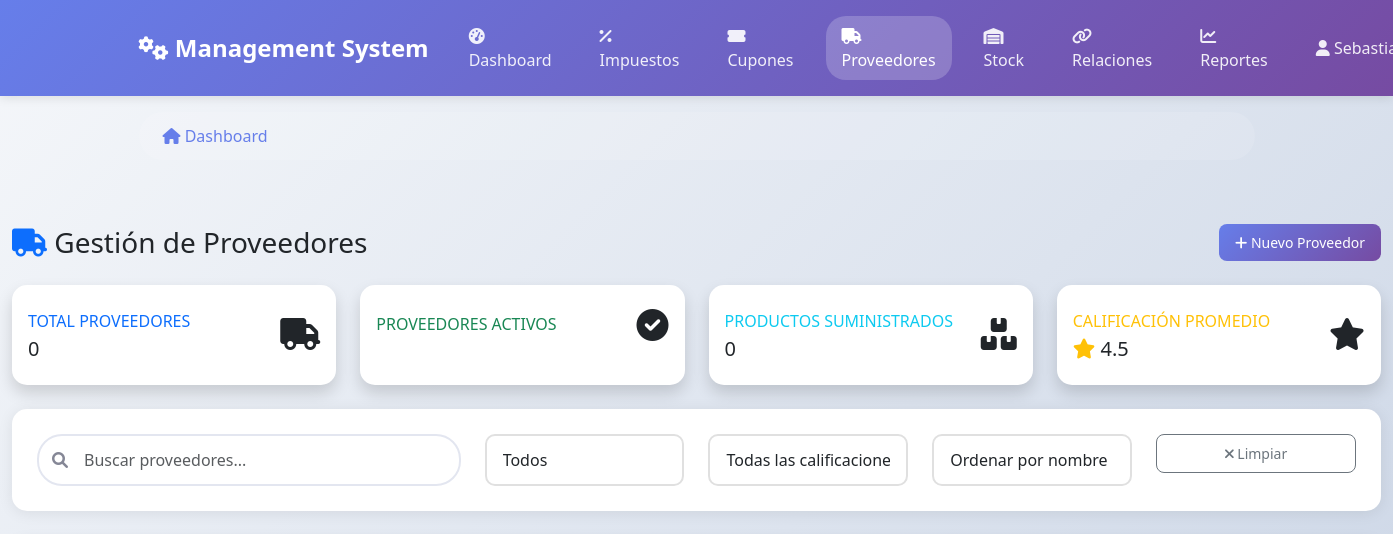
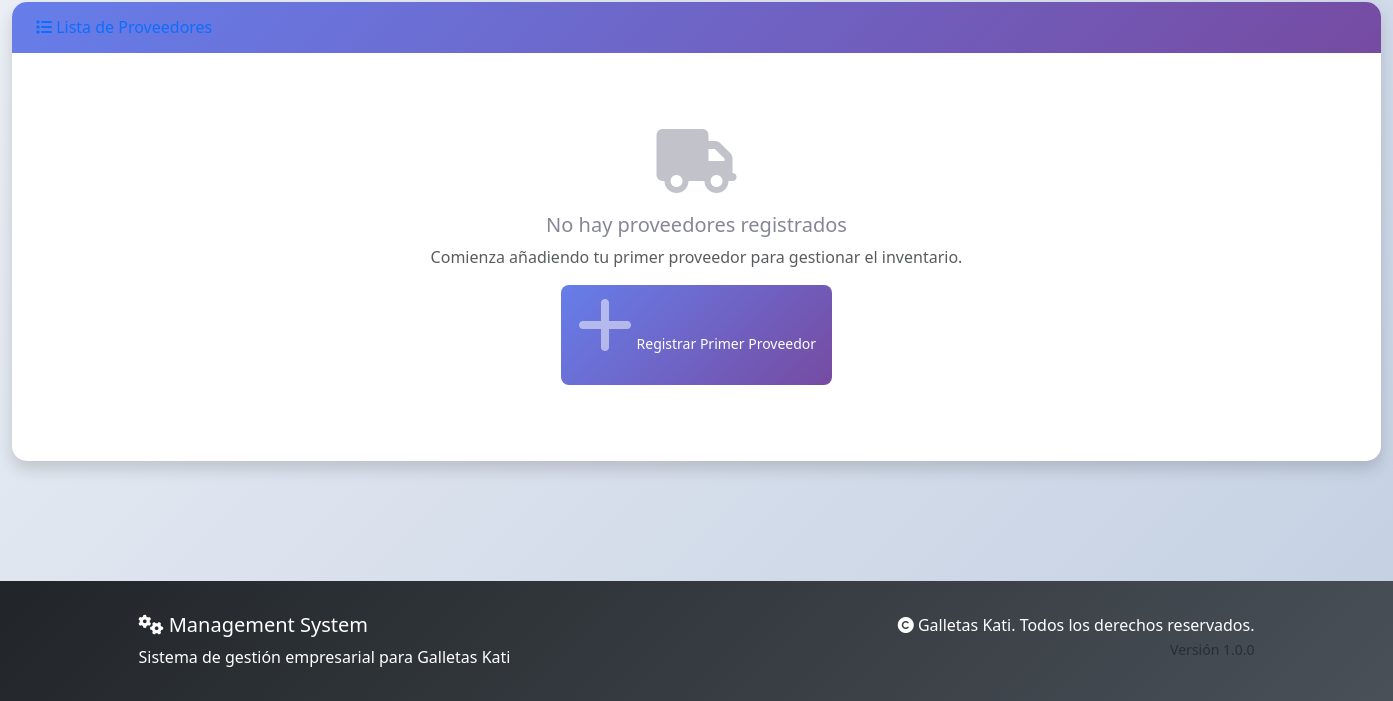
The app's page /management/proveedores/ (signed in), older data (2 pictures, top to bottom).
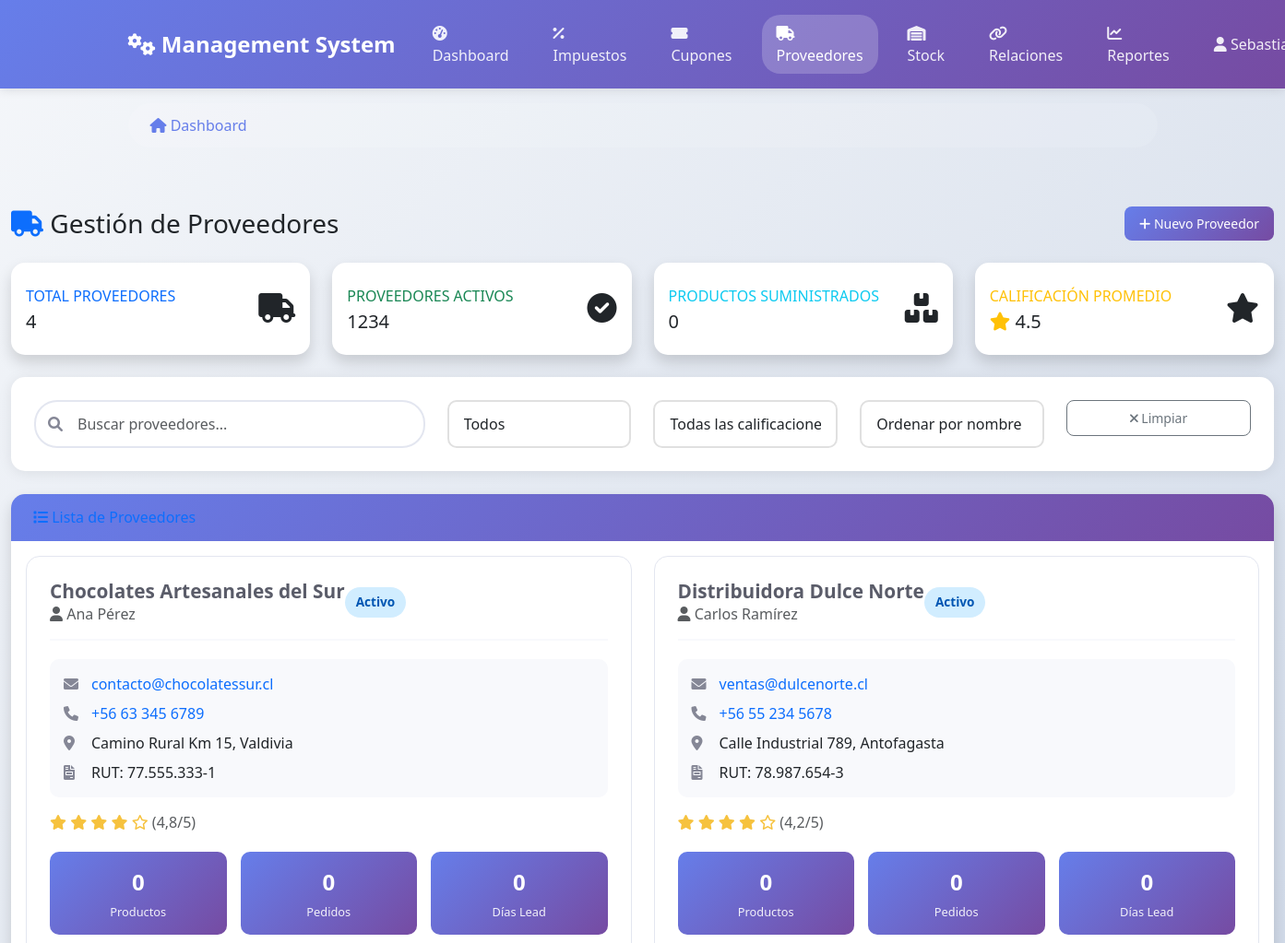
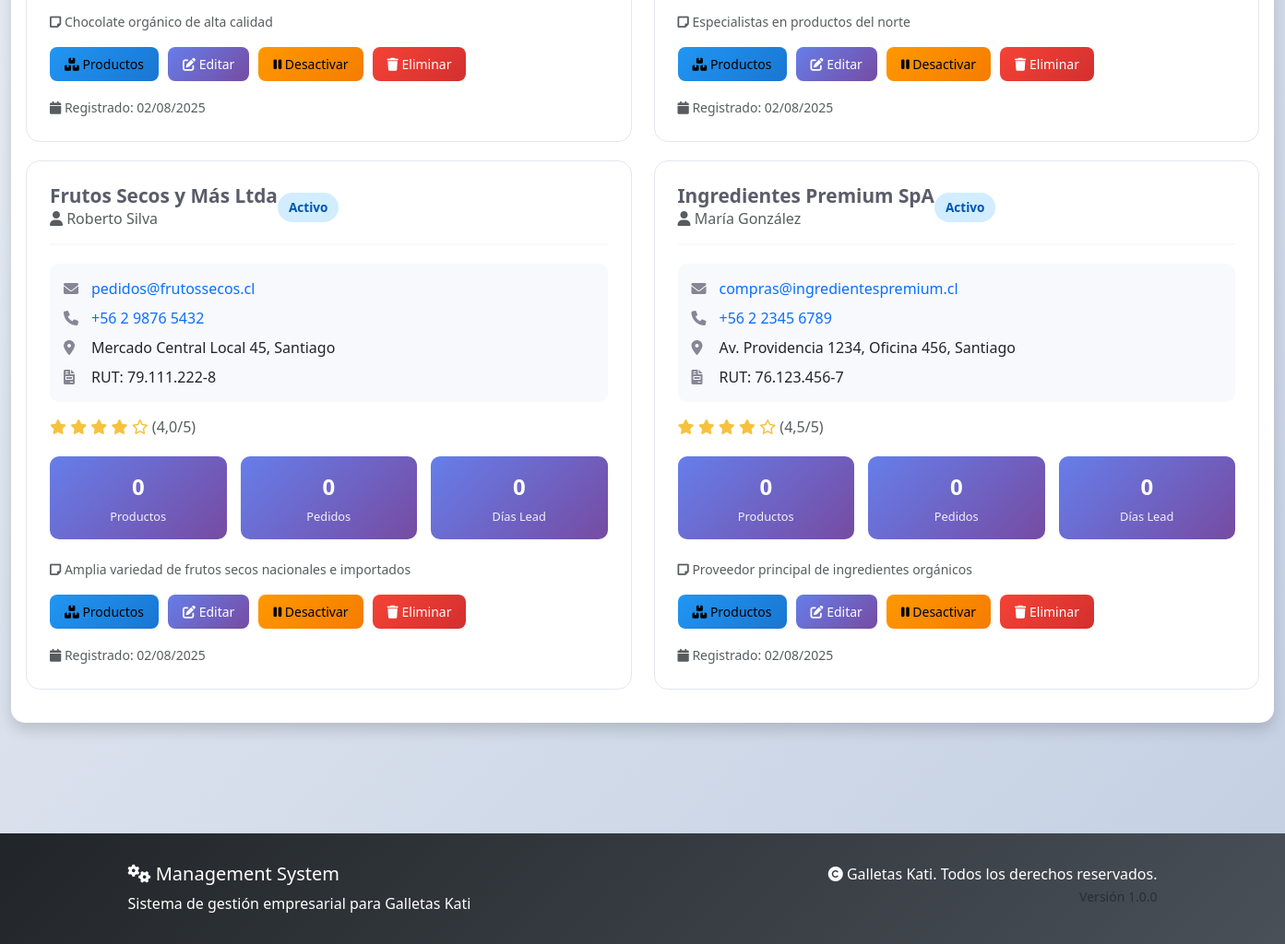
The same page, newer data (2 pictures, top to bottom).
### shop/models.py (models this page shows, shortened)
class Supplier(models.Model):
    name = models.CharField(max_length=200)
    contact_person = models.CharField(max_length=100, blank=True)
    email = models.EmailField(blank=True)
    phone = models.CharField(max_length=20, blank=True)
    address = models.TextField(blank=True)
    city = models.CharField(max_length=100, blank=True)
    country = models.CharField(max_length=100, default="Chile")
    tax_id = models.CharField(max_length=20, blank=True, help_text="RUT del proveedor")
    is_active = models.BooleanField(default=True)
    rating = models.DecimalField(
        max_digits=3,
        decimal_places=1,
        null=True,
        blank=True,
        validators=[MinValueValidator(1), MaxValueValidator(5)],
        help_text="Calificación del proveedor (1-5)"
    )
    notes = models.TextField(blank=True, help_text="Notas internas sobre el proveedor")
    created_at = models.DateTimeField(auto_now_add=True)
    updated_at = models.DateTimeField(auto_now=True)
    class Meta:
        verbose_name = "Proveedor"
        verbose_name_plural = "Proveedores"
        ordering = ['name']

### management/views.py (the view)
# urls.py: path('proveedores/', views.SupplierManagementView.as_view(), name='supplier_management'),
class SupplierManagementView(SuperuserRequiredMixin, ListView):
    model = Supplier
    template_name = 'management/supplier/list.html'
    context_object_name = 'suppliers'
    paginate_by = 20

### cart/models.py (called while the page is built)
    @property
    def total_items(self):
        return sum(item.quantity for item in self.items.all())

    @property
    def total_price(self):
        return sum(item.get_total_price() for item in self.items.all())

    @property
    def formatted_total_price(self):
        total = self.total_price
        return f"${int(total):,}".replace(',', '.')

    def get_total_price(self):
        return self.product.current_price * self.quantity

### shop/models.py (called while the page is built)
    @property
    def current_price(self):
        if self.is_on_sale:
            if self.discount_price:
                return self.discount_price
            elif self.discount_percentage > 0:
                discount_amount = self.price * (Decimal(str(self.discount_percentage)) / Decimal('100'))
                return self.price - discount_amount
        return self.price

### management/templates/management/supplier/list.html (shortened to what the changed rows need)
{% extends "management/base.html" %}
{% load static %}
{% block content %}
<div class="container-fluid">
    <div class="d-sm-flex align-items-center justify-content-between mb-4">
        <h1 class="h3 mb-0 text-gray-800">
            <i class="fas fa-truck text-primary"></i>
            Gestión de Proveedores
        </h1>
    </div>
    <div class="row">
        <div class="col-xl-3 col-md-6 mb-4">
            <div class="card border-left-primary shadow h-100 py-2">
                <div class="card-body">
                    <div class="row no-gutters align-items-center">
                        <div class="col mr-2">
                            <div class="text-xs font-weight-bold text-primary text-uppercase mb-1">
                                Total Proveedores
                            </div>
                            <div class="h5 mb-0 font-weight-bold text-gray-800">
                                {{ suppliers|length }}
                            </div>
                        </div>
                    </div>
                </div>
            </div>
        </div>
        <div class="col-xl-3 col-md-6 mb-4">
            <div class="card border-left-success shadow h-100 py-2">
                <div class="card-body">
                    <div class="row no-gutters align-items-center">
                        <div class="col mr-2">
                            <div class="text-xs font-weight-bold text-success text-uppercase mb-1">
                                Proveedores Activos
                            </div>
                            <div class="h5 mb-0 font-weight-bold text-gray-800">
                                {% for supplier in suppliers %}{% if supplier.is_active %}{{ forloop.counter }}{% endif %}{% endfor %}
                            </div>
                        </div>
                    </div>
                </div>
            </div>
        </div>
    </div>
    <div class="card shadow mb-4">
        <div class="card-body">
            {% if suppliers %}
                <div class="row" id="suppliers-container">
                    {% for supplier in suppliers %}
                    <div class="col-lg-6 supplier-item"
                         data-status="{% if supplier.is_active %}active{% else %}inactive{% endif %}"
                         data-rating="{{ supplier.rating|default:'0' }}"
                         data-name="{{ supplier.name|lower }}">
                        <div class="supplier-card">
                            <div class="supplier-header">
                                <div>
                                    <h5 class="supplier-name">{{ supplier.name }}</h5>
                                    {% if supplier.contact_person %}
                                    <p class="text-muted mb-0">
                                        <i class="fas fa-user"></i> {{ supplier.contact_person }}
                                    </p>
                                    {% endif %}
                                </div>
                                <span class="supplier-status {% if supplier.is_active %}status-active{% else %}status-inactive{% endif %}">
                                    {% if supplier.is_active %}Activo{% else %}Inactivo{% endif %}
                                </span>
                            </div>
                            <div class="contact-info">
                                {% if supplier.email %}
                                <div class="contact-item">
                                    <i class="fas fa-envelope contact-icon"></i>
                                    <a href="mailto:{{ supplier.email }}" class="text-decoration-none">
                                        {{ supplier.email }}
                                    </a>
                                </div>
                                {% endif %}
                                {% if supplier.phone %}
                                <div class="contact-item">
                                    <i class="fas fa-phone contact-icon"></i>
                                    <a href="tel:{{ supplier.phone }}" class="text-decoration-none">
                                        {{ supplier.phone }}
                                    </a>
                                </div>
                                {% endif %}
                                {% if supplier.address %}
                                <div class="contact-item">
                                    <i class="fas fa-map-marker-alt contact-icon"></i>
                                    <span>{{ supplier.address }}{% if supplier.city %}, {{ supplier.city }}{% endif %}</span>
                                </div>
                                {% endif %}
                                {% if supplier.tax_id %}
                                <div class="contact-item">
                                    <i class="fas fa-file-invoice contact-icon"></i>
                                    <span>RUT: {{ supplier.tax_id }}</span>
                                </div>
                                {% endif %}
                            </div>
                            {% if supplier.rating %}
                            <div class="rating-stars">
                                {% for i in "12345" %}
                                    {% if forloop.counter <= supplier.rating %}
                                        <i class="fas fa-star"></i>
                                    {% else %}
                                        <i class="far fa-star"></i>
                                    {% endif %}
                                {% endfor %}
                                <span class="ml-2 text-muted">({{ supplier.rating }}/5)</span>
                            </div>
                            {% endif %}
                            <div class="supplier-stats">
                                <div class="stat-item">
                                    <div class="stat-value">0</div>
                                    <div class="stat-label">Productos</div>
                                </div>
                                <div class="stat-item">
                                    <div class="stat-value">0</div>
                                    <div class="stat-label">Pedidos</div>
                                </div>
                                <div class="stat-item">
                                    <div class="stat-value">0</div>
                                    <div class="stat-label">Días Lead</div>
                                </div>
                            </div>
                            {% if supplier.notes %}
                            <div class="mb-3">
                                <small class="text-muted">
                                    <i class="fas fa-sticky-note"></i>
                                    {{ supplier.notes|truncatewords:15 }}
                                </small>
                            </div>
                            {% endif %}
                            <div class="action-buttons">
                                <a href="{% url 'management:supplier_products' supplier.id %}"
                                   class="btn btn-info btn-custom btn-sm">
                                    <i class="fas fa-boxes"></i> Productos
                                </a>
                                <a href="{% url 'management:supplier_update' supplier.id %}"
                                   class="btn btn-primary btn-custom btn-sm">
                                    <i class="fas fa-edit"></i> Editar
                                </a>
                                <button class="btn btn-warning btn-custom btn-sm"
                                        onclick="toggleSupplier({{ supplier.id }})">
                                    <i class="fas fa-{% if supplier.is_active %}pause{% else %}play{% endif %}"></i>
                                    {% if supplier.is_active %}Desactivar{% else %}Activar{% endif %}
                                </button>
                                <a href="{% url 'management:supplier_delete' supplier.id %}"
                                   class="btn btn-danger btn-custom btn-sm">
                                    <i class="fas fa-trash"></i> Eliminar
                                </a>
                            </div>
                            <div class="text-right mt-3">
                                <small class="text-muted">
                                    <i class="fas fa-calendar"></i>
                                    Registrado: {{ supplier.created_at|date:"d/m/Y" }}
                                </small>
                            </div>
                        </div>
                    </div>
                    {% endfor %}
                </div>
            {% else %}
                <div class="empty-state">
                    <i class="fas fa-truck"></i>
                    <h5 class="text-gray-600">No hay proveedores registrados</h5>
                    <p class="text-muted">Comienza añadiendo tu primer proveedor para gestionar el inventario.</p>
                    <a href="{% url 'management:supplier_create' %}" class="btn btn-primary btn-custom">
                        <i class="fas fa-plus"></i> Registrar Primer Proveedor
                    </a>
                </div>
            {% endif %}
        </div>
    </div>
</div>
{% endblock %}

Row changes from the older to the newer data that the page shows:
added Supplier: name "Chocolates Artesanales del Sur", contact_person "Ana Pérez", is_active "Activo", email "contacto@chocolatessur.cl", phone "+56 63 345 6789", address "Camino Rural Km 15", city "Valdivia", tax_id "77.555.333-1", rating "4,8", notes "Chocolate orgánico de alta calidad", created_at "02/08/2025"
added Supplier: name "Distribuidora Dulce Norte", contact_person "Carlos Ramírez", is_active "Activo", email "ventas@dulcenorte.cl", phone "+56 55 234 5678", address "Calle Industrial 789", city "Antofagasta", tax_id "78.987.654-3", rating "4,2", notes "Especialistas en productos del norte", created_at "02/08/2025"
added Supplier: name "Frutos Secos y Más Ltda", contact_person "Roberto Silva", is_active "Activo", email "pedidos@frutossecos.cl", phone "+56 2 9876 5432", address "Mercado Central Local 45", city "Santiago", tax_id "79.111.222-8", rating "4,0", notes "Amplia variedad de frutos secos nacionales e importados", created_at "02/08/2025"
added Supplier: name "Ingredientes Premium SpA", contact_person "María González", is_active "Activo", email "compras@ingredientespremium.cl", phone "+56 2 2345 6789", address "Av. Providencia 1234, Oficina 456", city "Santiago", tax_id "76.123.456-7", rating "4,5", notes "Proveedor principal de ingredientes orgánicos", created_at "02/08/2025"
Text that changed along with them:
{{ suppliers|length }}: "0" → "4"
text no longer shown: "No hay proveedores registrados Comienza añadiendo tu primer proveedor para gestionar el inventario. Registrar Primer Proveedor"
